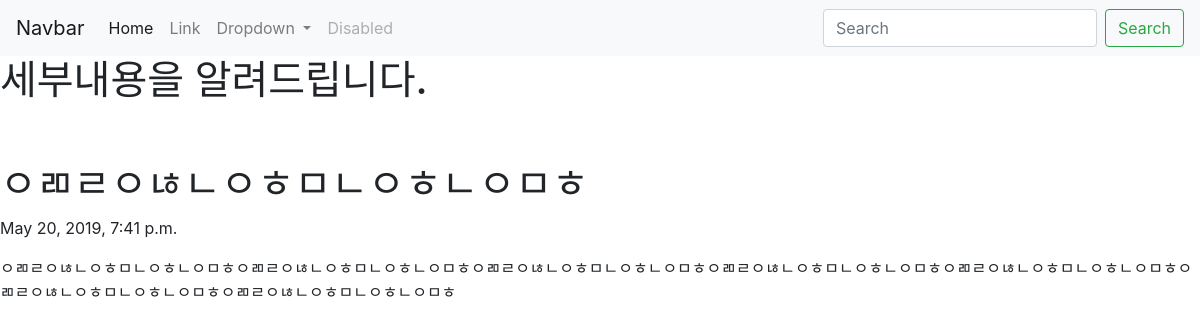
The app's page /blog/5 with its own data.
### blog/models.py (models this page shows, shortened)
class Blog(models.Model):
    title = models.CharField(max_length = 200)
    pub_date = models.DateTimeField('date published')
    body = models.TextField()

### blog/views.py (the view)
# urls.py: path('blog/<int:blog_id>', blog.views.detail, name="detail"),
def detail(request, blog_id):
    details = get_object_or_404(Blog, pk=blog_id)
    return render(request, 'detail.html', {'details': details})

### blog/templates/detail.html (shortened to what this page needs)
<!DOCTYPE html>
<html lang="en">
<head>
    <link rel="stylesheet" href="https://stackpath.bootstrapcdn.com/bootstrap/4.3.1/css/bootstrap.min.css">
</head>
<body>
<nav class="navbar navbar-expand-lg navbar-light bg-light">
        <a class="navbar-brand" href="#">Navbar</a>
        <div class="collapse navbar-collapse" id="navbarSupportedContent">
            <ul class="navbar-nav mr-auto">
            <li class="nav-item active">
                <a class="nav-link" href="{%url 'home'%}">Home <span class="sr-only">(current)</span></a>
            </li>
            <li class="nav-item">
                <a class="nav-link" href="#">Link</a>
            </li>
                <li class="nav-item dropdown">
                <a class="nav-link dropdown-toggle" href="#" id="navbarDropdown" role="button" data-toggle="dropdown" aria-haspopup="true" aria-expanded="false">
                Dropdown
                </a>
            </li>
            <li class="nav-item">
                <a class="nav-link disabled" href="#" tabindex="-1" aria-disabled="true">Disabled</a>
            </li>
                </ul>
                <form class="form-inline my-2 my-lg-0">
                <input class="form-control mr-sm-2" type="search" placeholder="Search" aria-label="Search">
                <button class="btn btn-outline-success my-2 my-sm-0" type="submit">Search</button>
                </form>
            </div>
            </nav>
<h1>세부내용을 알려드립니다.</h1>
    <br><br>
    <h1>{{details.title}}</h1>
    <p>{{details.pub_date}}</p>
    <p>{{details.body}}</p>
</body>
</html>

### records on screen
Blog: title "ㅇㄻㄹㅇㄶㄴㅇㅎㅁㄴㅇㅎㄴㅇㅁㅎ", pub_date "May 20, 2019, 7:41 p.m.", body "ㅇㄻㄹㅇㄶㄴㅇㅎㅁㄴㅇㅎㄴㅇㅁㅎㅇㄻㄹㅇㄶㄴㅇㅎㅁㄴㅇㅎㄴㅇㅁㅎㅇㄻㄹㅇㄶㄴㅇㅎㅁㄴㅇㅎㄴㅇㅁㅎㅇㄻㄹㅇㄶㄴㅇㅎㅁㄴㅇㅎㄴㅇㅁㅎㅇㄻㄹㅇㄶㄴㅇㅎㅁㄴㅇㅎㄴㅇㅁㅎㅇㄻㄹㅇㄶㄴㅇㅎㅁㄴㅇㅎㄴㅇㅁㅎㅇㄻㄹㅇㄶㄴㅇㅎㅁㄴㅇㅎㄴㅇㅁㅎ"
